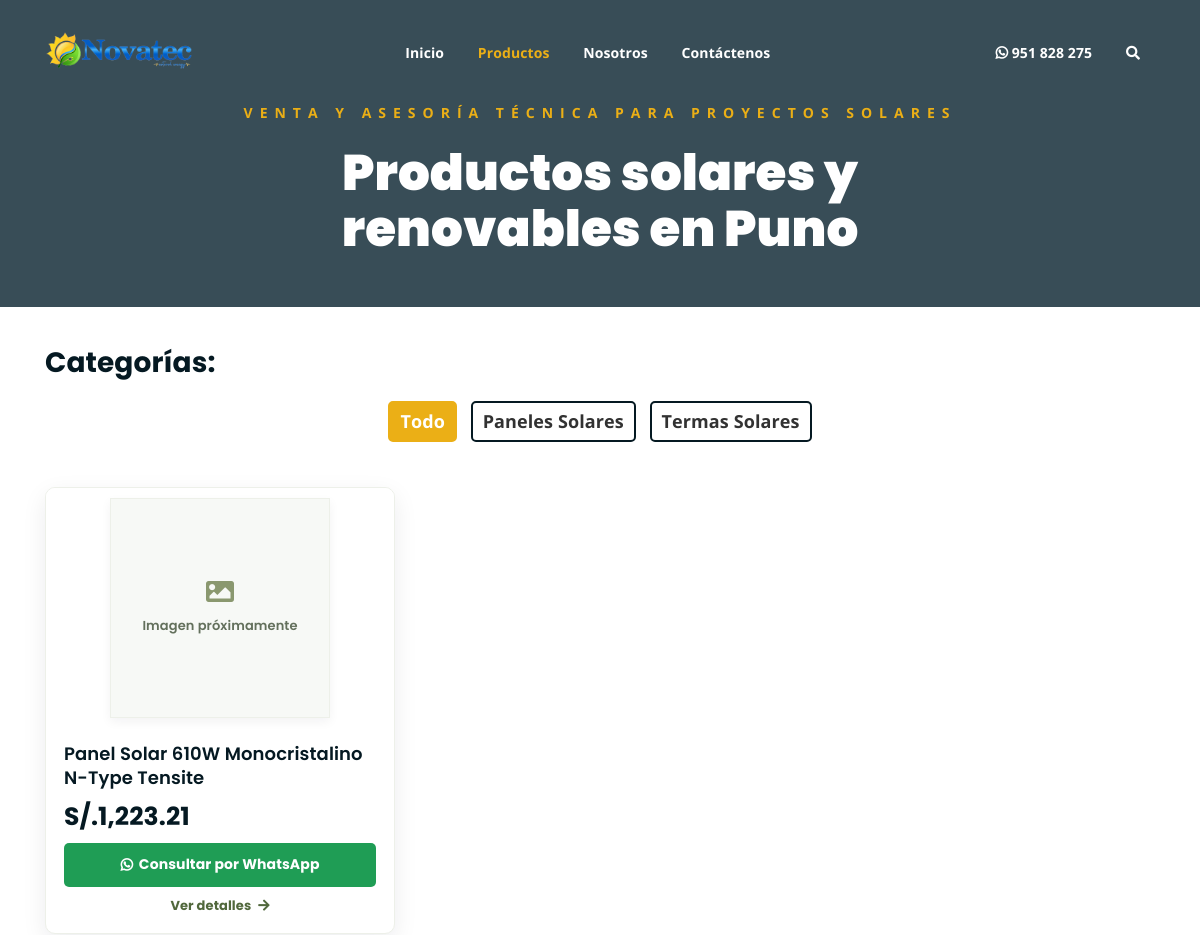
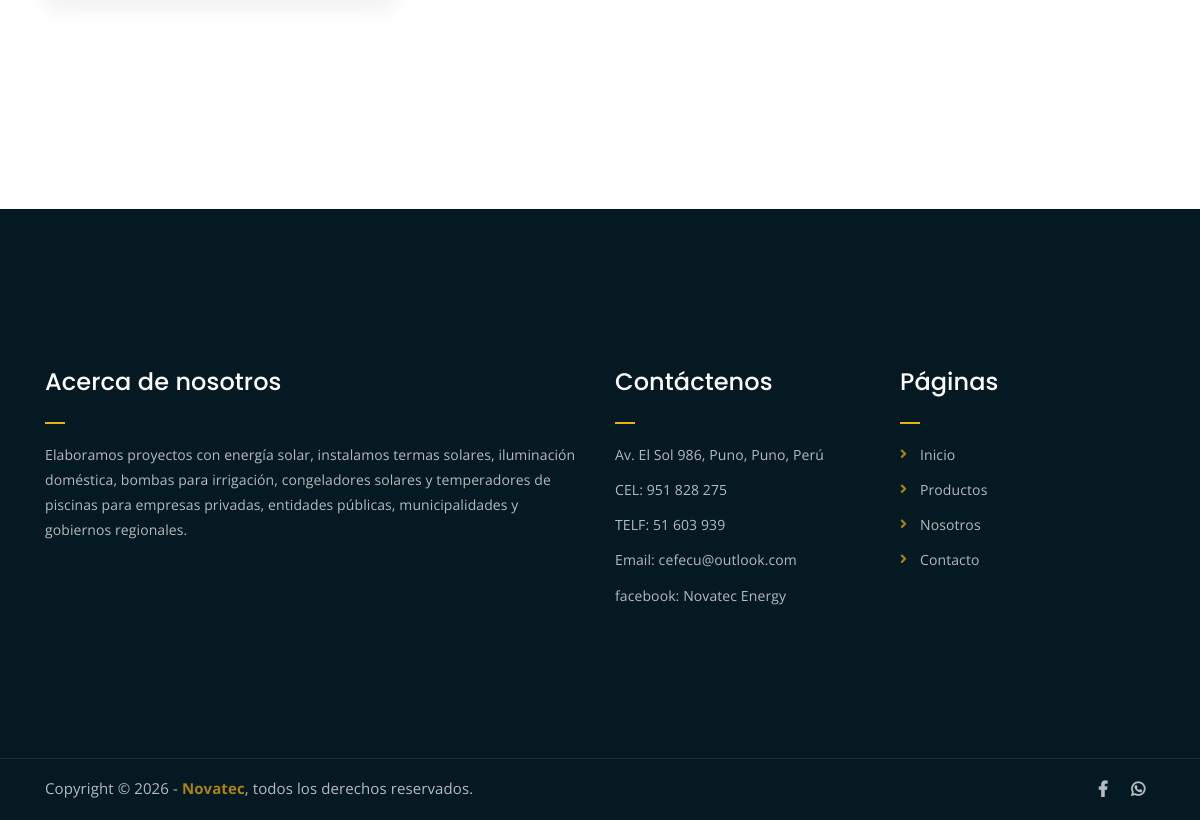
Before: /productos.php with the older database file (2 pictures, top to bottom).
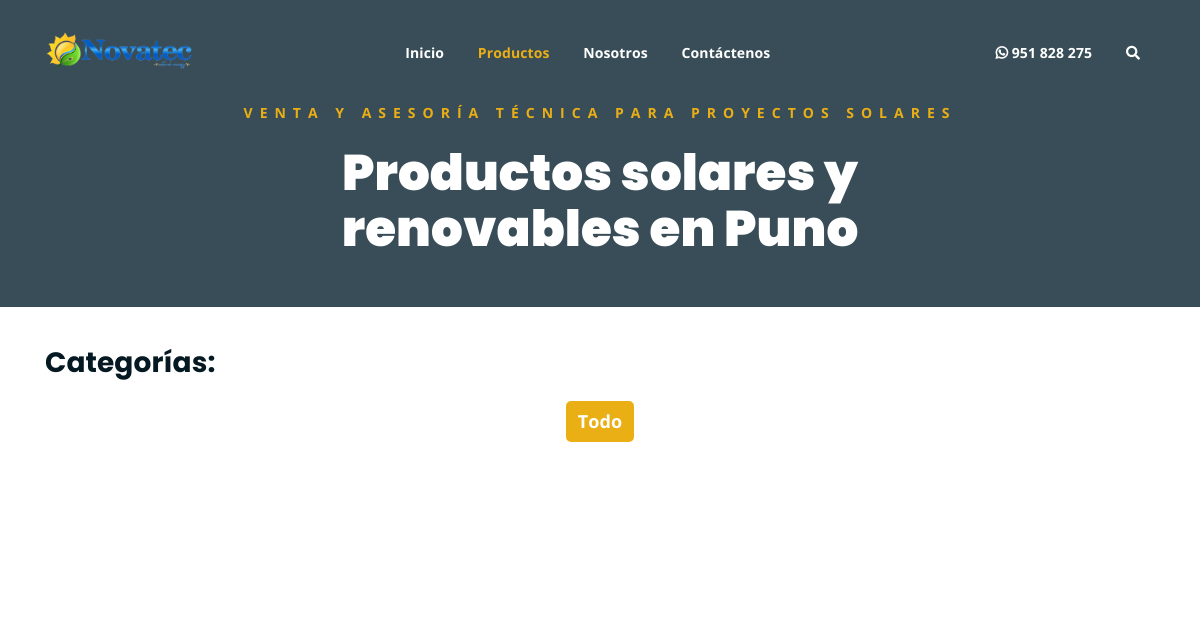
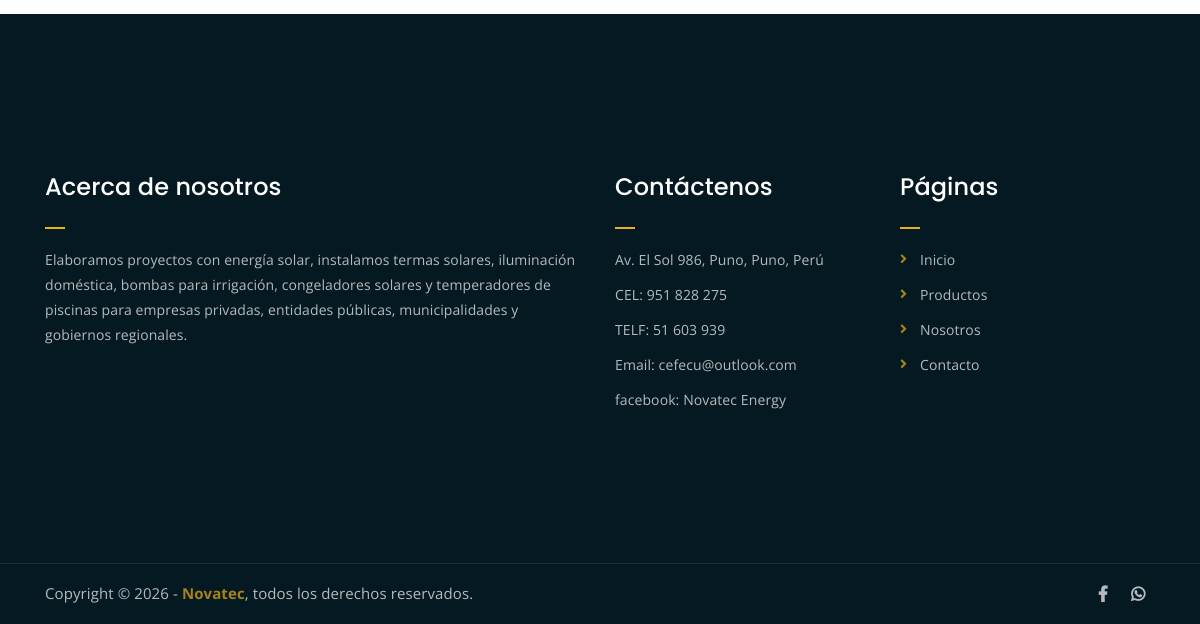
After: the same page with the newer database file (2 pictures, top to bottom).
### tables this page shows
CREATE TABLE `category` (
  `id` int(11) NOT NULL AUTO_INCREMENT,
  `category` varchar(50) NOT NULL,
  `slug` varchar(120) NOT NULL,
  `updated_at` datetime DEFAULT NULL,
  PRIMARY KEY (`id`),
  UNIQUE KEY `category_slug_unique` (`slug`),
  UNIQUE KEY `category_name_unique` (`category`)
);

CREATE TABLE `productos` (
  `id` int(11) NOT NULL AUTO_INCREMENT,
  `nombre` varchar(255) NOT NULL,
  `slug` varchar(180) NOT NULL,
  `descripcion` text NOT NULL,
  `breve_descripcion` varchar(400) NOT NULL DEFAULT '',
  `precio_normal` decimal(10,2) NOT NULL,
  `precio_rebajado` decimal(10,2) NOT NULL DEFAULT 0.00,
  `cantidad` int(11) NOT NULL DEFAULT 0,
  `imagen` varchar(255) DEFAULT NULL,
  `id_categoria` int(11) NOT NULL,
  `id_subcategory` int(11) NOT NULL,
  `updated_at` datetime DEFAULT NULL,
  PRIMARY KEY (`id`),
  UNIQUE KEY `productos_slug_unique` (`slug`),
  UNIQUE KEY `productos_nombre_unique` (`nombre`),
  KEY `id_categoria` (`id_categoria`),
  KEY `id_subcategory` (`id_subcategory`),
  KEY `productos_subcategory_category` (`id_subcategory`,`id_categoria`),
  CONSTRAINT `productos_subcategory_category_fk` FOREIGN KEY (`id_subcategory`, `id_categoria`) REFERENCES `subcategory` (`id`, `id_category`) ON UPDATE CASCADE
);

### includes/components.php (the view, shortened to what the changed rows need)
<?php
function public_content(?string $section = null)
{
    static $content = null;
    if ($content === null) {
        $content = require __DIR__ . '/public-content.php';
    }
    return $section === null ? $content : ($content[$section] ?? []);
}
function render_public_head(array $pageSeo, array $options = []): void
{
    $extraStyles = (array) ($options['styles'] ?? []);
    $mainCssVersion = (string) (@filemtime(__DIR__ . '/../assets/css/main.css') ?: '1');
    ?>
<!DOCTYPE html>
<html lang="<?php echo e((string) novatec_config('site')['language']); ?>">
<head>
	<link rel="stylesheet" href="<?php echo e(asset_url('assets/css/all.min.css')); ?>">
	<link rel="stylesheet" href="<?php echo e(asset_url('assets/bootstrap/css/bootstrap.min.css')); ?>">
	<link rel="stylesheet" href="<?php echo e(asset_url('assets/css/owl.carousel.css')); ?>">
	<link rel="stylesheet" href="<?php echo e(asset_url('assets/css/magnific-popup.css')); ?>">
	<link rel="stylesheet" href="<?php echo e(asset_url('assets/css/animate.css')); ?>">
	<link rel="stylesheet" href="<?php echo e(asset_url('assets/css/meanmenu.min.css')); ?>">
	<link rel="stylesheet" href="<?php echo e(asset_url('assets/css/main.css') . '?v=' . $mainCssVersion); ?>">
	<link rel="stylesheet" href="<?php echo e(asset_url('assets/css/responsive.css')); ?>">
	<?php foreach ($extraStyles as $styleHref) { ?>
		<link rel="stylesheet" href="<?php echo e((string) $styleHref); ?>">
	<?php } ?>
</head>
<?php
}
function render_site_header(): void
{
    $navItems = public_content('nav');
    ?>
<body>
	<div class="top-header-area" id="sticker">
		<div class="container">
			<div class="row">
				<div class="col-lg-12 col-sm-12 text-center">
					<div class="main-menu-wrap">
						<nav class="main-menu">
							<ul>
								<?php foreach ($navItems as $item) { ?>
									<li class="<?php echo is_active_path((string) $item['path']) ? 'current-list-item' : ''; ?>">
										<a href="<?php echo e(url_path((string) $item['url'])); ?>"><?php echo e($item['label']); ?></a>
									</li>
								<?php } ?>
							</ul>
						</nav>
					</div>
				</div>
			</div>
		</div>
	</div>
<?php
}
function render_site_footer(array $options = []): void
{
    $footerPages = public_content('footer_pages');
    ?>
	<div class="footer-area">
		<div class="container">
			<div class="row">
				<div class="col-lg-6 col-md-6">
					<div class="footer-box about-widget">
						<h2 class="widget-title">Acerca de nosotros</h2>
					</div>
				</div>
				<div class="col-lg-3 col-md-6">
					<div class="footer-box get-in-touch">
						<h2 class="widget-title">Contáctenos</h2>
					</div>
				</div>
				<div class="col-lg-3 col-md-6">
					<div class="footer-box pages">
						<h2 class="widget-title">Páginas</h2>
						<ul>
							<?php foreach ($footerPages as $page) { ?>
								<li><a href="<?php echo e(url_path((string) $page['url'])); ?>"><?php echo e($page['label']); ?></a></li>
							<?php } ?>
						</ul>
					</div>
				</div>
			</div>
		</div>
	</div>
</body>
</html>
<?php
}
function render_breadcrumb(string $title, string $subtitle = ''): void
{
    ?>
<div class="breadcrumb-section breadcrumb-bg">
	<div class="container">
		<div class="row">
			<div class="col-lg-8 offset-lg-2 text-center">
				<div class="breadcrumb-text">
					<h1><?php echo e($title); ?></h1>
				</div>
			</div>
		</div>
	</div>
</div>
<?php
}
    ?>
		<?php
function render_product_card(array $product, bool $scrollToDescription = false): void
{
    $url = product_url($product) . ($scrollToDescription ? '#text-description' : '');
    $productName = (string) ($product['nombre'] ?? 'Producto solar');
    $message = product_whatsapp_message($product);
    ?>
<div class="col-lg-4 col-md-6 card-content <?php echo (int) ($product['id_subcategory'] ?? 0); ?>">
	<article class="single-product-item product-card">
		<div class="product-card-media">
			<a href="<?php echo e($url); ?>" class="product-image-link">
                <?php if (product_has_image($product)) { ?>
			    <img src="<?php echo e(product_image_src($product)); ?>" alt="<?php echo e($productName); ?>" loading="lazy">
                <?php } else { ?>
                <span class="product-card-placeholder" role="img" aria-label="Imagen próximamente">
                    <i class="fas fa-image" aria-hidden="true"></i>
                    <span>Imagen próximamente</span>
                </span>
                <?php } ?>
            </a>
        </div>
        <div class="product-card-content">
		    <h3><a href="<?php echo e($url); ?>"><?php echo e($productName); ?></a></h3>
		    <?php if (product_has_price($product)) { ?>
		    <p class="product-price">S/.<?php echo e(number_format(product_effective_price($product), 2)); ?></p>
		    <?php } else { ?>
		    <p class="product-price product-price--consult">Precio a consultar</p>
		    <?php } ?>
            <div class="product-card-actions">
                <a href="<?php echo e(whatsapp_url($message)); ?>" class="whatsapp-contact-btn" target="_blank" rel="noopener noreferrer"><i class="fab fa-whatsapp" aria-hidden="true"></i> Consultar por WhatsApp</a>
                <a href="<?php echo e($url); ?>" class="product-card-details">Ver detalles <i class="fas fa-arrow-right" aria-hidden="true"></i></a>
            </div>
        </div>
	</article>
</div>
<?php
}
    ?>

### productos.php (shortened to what the changed rows need)
<?php
require_once __DIR__ . '/includes/components.php';
$categorySlug = trim((string) ($_GET['category_slug'] ?? ''));
$category = $categorySlug !== '' ? get_category_by_slug($categorySlug) : null;
$subcategory = null;
$title = $subcategory ? $subcategory['subcategory'] : ($category ? $category['category'] : 'Productos solares y renovables');
$pageDescription = seo_catalog_description($title, $category, $subcategory);
$canonical = $subcategory && $category
    ? site_url(subcategory_path($category, $subcategory))
    : ($category ? site_url(category_path($category)) : site_url('productos'));
$breadcrumbs = [
    ['name' => 'Inicio', 'url' => ''],
    ['name' => 'Productos', 'url' => 'productos'],
];
$categories = get_categories();
$products = get_products($category ? (int) $category['id'] : null, null, $subcategory ? (int) $subcategory['id'] : null);
$catalogTitle = seo_catalog_title($title);
$pageSeo = [
    'title' => $catalogTitle,
    'description' => $pageDescription,
    'canonical' => $canonical,
    'path' => 'productos',
    'breadcrumbs' => $breadcrumbs,
    'schema' => [product_item_list_schema($products, $catalogTitle)],
];
render_public_head($pageSeo, [
    'styles' => ['https://cdn.jsdelivr.net/npm/swiper@8/swiper-bundle.min.css'],
    'extra_head' => <<<'HTML'
<script>
	(function () {
		try {
			if (sessionStorage.getItem('novatecProductsScrollY') !== null) {
				document.documentElement.classList.add('novatec-products-restoring-scroll');
				window.setTimeout(function () {
					document.documentElement.classList.remove('novatec-products-restoring-scroll');
				}, 1500);
			}
		} catch (error) {
			document.documentElement.classList.remove('novatec-products-restoring-scroll');
		}
	})();
</script>
<style>
	html.novatec-products-restoring-scroll body {
		visibility: hidden;
	}
</style>
<script src="https://cdn.jsdelivr.net/npm/swiper@8/swiper-bundle.min.js"></script>
HTML,
]);
render_site_header();
render_breadcrumb($title . ' en ' . seo_local_market_label(), 'Venta y asesoría técnica para proyectos solares');
?>
<div class="product-section mt-30 mb-150">
    <div class="container">
        <div class="row">
            <div class="col-md-12">
                <div class="product-category">
                    <ul>
                        <?php foreach ($categories as $row) { ?>
                            <a href="<?php echo e(category_url($row)); ?>">
                                <li class="<?php echo ($category && ((int) $row['id'] === (int) $category['id'])) ? 'active' : ''; ?>"><?php echo e($row['category']); ?></li>
                            </a>
                        <?php } ?>
                    </ul>
                </div>
            </div>
        </div>
        <div class="row product-lists">
            <?php foreach ($products as $row) {
                render_product_card($row, true);
            } ?>
        </div>
    </div>
</div>
<?php
render_site_footer([
    'scripts' => [<<<'HTML'
	<script>
		(function () {
			var scrollKey = 'novatecProductsScrollY';
			var restoringClass = 'novatec-products-restoring-scroll';
			var nextFrame = window.requestAnimationFrame || function (callback) {
				return window.setTimeout(callback, 0);
			};
			function showPage() {
				document.documentElement.classList.remove(restoringClass);
			}
			function restoreScroll() {
				var savedScroll = null;
				try {
					savedScroll = sessionStorage.getItem(scrollKey);
				} catch (error) {
					showPage();
					return;
				}
				var scrollY = savedScroll !== null ? parseInt(savedScroll, 10) : NaN;
				try {
					sessionStorage.removeItem(scrollKey);
				} catch (error) {
				}
				if (isNaN(scrollY) || scrollY < 0) {
					showPage();
					return;
				}
				nextFrame(function () {
					window.scrollTo(0, scrollY);
					nextFrame(showPage);
				});
			}
			if (document.readyState === 'loading') {
				document.addEventListener('DOMContentLoaded', restoreScroll);
			} else {
				restoreScroll();
			}
			document.addEventListener('click', function (event) {
				var link = event.target.closest('.product-category a, .product-filters a');
				if (!link) {
					return;
				}
				var href = link.getAttribute('href');
				if (!href || href === '#') {
					return;
				}
				try {
					sessionStorage.setItem(scrollKey, String(window.scrollY || window.pageYOffset || 0));
				} catch (error) {
				}
			});
		})();
	</script>
HTML],
]);
?>

Changed rows visible on the page:
removed category: category "Paneles Solares"
removed category: category "Termas Solares"
removed productos: imagen "RADIUS.png" (drawn), nombre "Panel Solar 610W Monocristalino N-Type Tensite", product_effective_price($product) "1,223.21"
